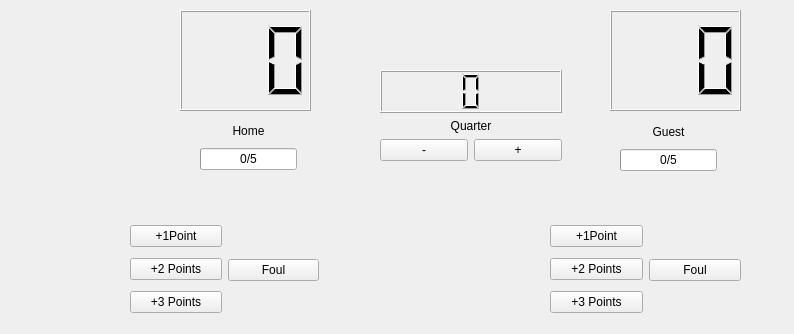
<?xml version="1.0" encoding="UTF-8"?>
<ui version="4.0">
 <class>MyForm</class>
 <widget class="QWidget" name="MyForm">
  <property name="geometry">
   <rect>
    <x>0</x>
    <y>0</y>
    <width>794</width>
    <height>334</height>
   </rect>
  </property>
  <property name="cursor">
   <cursorShape>ArrowCursor</cursorShape>
  </property>
  <property name="windowTitle">
   <string>BasketScore</string>
  </property>
  <widget class="CustomLCD" name="lcdNumber">
   <property name="geometry">
    <rect>
     <x>180</x>
     <y>10</y>
     <width>131</width>
     <height>101</height>
    </rect>
   </property>
   <property name="digitCount">
    <number>3</number>
   </property>
  </widget>
  <widget class="CustomLCD" name="lcdNumber_2">
   <property name="geometry">
    <rect>
     <x>610</x>
     <y>10</y>
     <width>131</width>
     <height>101</height>
    </rect>
   </property>
   <property name="digitCount">
    <number>3</number>
   </property>
  </widget>
  <widget class="QWidget" name="layoutWidget">
   <property name="geometry">
    <rect>
     <x>550</x>
     <y>220</y>
     <width>191</width>
     <height>101</height>
    </rect>
   </property>
   <layout class="QHBoxLayout" name="horizontalLayout">
    <item>
     <layout class="QVBoxLayout" name="verticalLayout_4">
      <item>
       <widget class="QPushButton" name="pushButton_4">
        <property name="text">
         <string>+1Point</string>
        </property>
       </widget>
      </item>
      <item>
       <widget class="QPushButton" name="pushButton_5">
        <property name="text">
         <string>+2 Points</string>
        </property>
       </widget>
      </item>
      <item>
       <widget class="QPushButton" name="pushButton_6">
        <property name="text">
         <string>+3 Points</string>
        </property>
       </widget>
      </item>
     </layout>
    </item>
    <item>
     <layout class="QVBoxLayout" name="verticalLayout_6">
      <item>
       <widget class="QPushButton" name="pushButton_10">
        <property name="text">
         <string>Foul</string>
        </property>
       </widget>
      </item>
     </layout>
    </item>
   </layout>
  </widget>
  <widget class="QWidget" name="layoutWidget">
   <property name="geometry">
    <rect>
     <x>130</x>
     <y>220</y>
     <width>189</width>
     <height>101</height>
    </rect>
   </property>
   <layout class="QHBoxLayout" name="horizontalLayout_2">
    <item>
     <layout class="QVBoxLayout" name="verticalLayout_3">
      <item>
       <widget class="QPushButton" name="pushButton">
        <property name="text">
         <string>+1Point</string>
        </property>
       </widget>
      </item>
      <item>
       <widget class="QPushButton" name="pushButton_2">
        <property name="text">
         <string>+2 Points</string>
        </property>
       </widget>
      </item>
      <item>
       <widget class="QPushButton" name="pushButton_3">
        <property name="text">
         <string>+3 Points</string>
        </property>
       </widget>
      </item>
     </layout>
    </item>
    <item>
     <layout class="QVBoxLayout" name="verticalLayout_5">
      <item>
       <widget class="QPushButton" name="pushButton_8">
        <property name="text">
         <string>Foul</string>
        </property>
       </widget>
      </item>
     </layout>
    </item>
   </layout>
  </widget>
  <widget class="QWidget" name="layoutWidget">
   <property name="geometry">
    <rect>
     <x>200</x>
     <y>120</y>
     <width>97</width>
     <height>50</height>
    </rect>
   </property>
   <layout class="QVBoxLayout" name="verticalLayout_2">
    <item>
     <widget class="QLabel" name="label">
      <property name="text">
       <string>Home</string>
      </property>
      <property name="alignment">
       <set>Qt::AlignCenter</set>
      </property>
     </widget>
    </item>
    <item>
     <widget class="CustomProgress" name="progressBar">
      <property name="maximum">
       <number>5</number>
      </property>
      <property name="value">
       <number>0</number>
      </property>
      <property name="format">
       <string>%p/5</string>
      </property>
     </widget>
    </item>
   </layout>
  </widget>
  <widget class="QWidget" name="layoutWidget">
   <property name="geometry">
    <rect>
     <x>620</x>
     <y>121</y>
     <width>97</width>
     <height>50</height>
    </rect>
   </property>
   <layout class="QVBoxLayout" name="verticalLayout_7">
    <item>
     <widget class="QLabel" name="label_2">
      <property name="layoutDirection">
       <enum>Qt::LeftToRight</enum>
      </property>
      <property name="text">
       <string>Guest</string>
      </property>
      <property name="alignment">
       <set>Qt::AlignCenter</set>
      </property>
     </widget>
    </item>
    <item>
     <widget class="CustomProgress" name="progressBar_2">
      <property name="maximum">
       <number>5</number>
      </property>
      <property name="value">
       <number>0</number>
      </property>
      <property name="format">
       <string>%p/5</string>
      </property>
     </widget>
    </item>
   </layout>
  </widget>
  <widget class="QWidget" name="layoutWidget">
   <property name="geometry">
    <rect>
     <x>380</x>
     <y>70</y>
     <width>182</width>
     <height>91</height>
    </rect>
   </property>
   <layout class="QVBoxLayout" name="verticalLayout_8">
    <item>
     <widget class="CustomLCD" name="lcdNumber_3">
      <property name="digitCount">
       <number>1</number>
      </property>
     </widget>
    </item>
    <item>
     <layout class="QVBoxLayout" name="verticalLayout">
      <item>
       <widget class="QLabel" name="label_3">
        <property name="text">
         <string>Quarter</string>
        </property>
        <property name="alignment">
         <set>Qt::AlignCenter</set>
        </property>
       </widget>
      </item>
      <item>
       <layout class="QHBoxLayout" name="horizontalLayout_3">
        <item>
         <widget class="QPushButton" name="pushButton_9">
          <property name="text">
           <string>-</string>
          </property>
         </widget>
        </item>
        <item>
         <widget class="QPushButton" name="pushButton_7">
          <property name="text">
           <string>+</string>
          </property>
         </widget>
        </item>
       </layout>
      </item>
     </layout>
    </item>
   </layout>
  </widget>
  <zorder>layoutWidget</zorder>
  <zorder>layoutWidget</zorder>
  <zorder>lcdNumber</zorder>
  <zorder>lcdNumber_2</zorder>
  <zorder>layoutWidget</zorder>
  <zorder>layoutWidget</zorder>
  <zorder>layoutWidget</zorder>
 </widget>
 <customwidgets>
  <customwidget>
   <class>CustomLCD</class>
   <extends>QLCDNumber</extends>
   <header>CustomLCD.h</header>
   <slots>
    <slot>addOne()</slot>
    <slot>addTwo()</slot>
    <slot>addThree()</slot>
   </slots>
  </customwidget>
  <customwidget>
   <class>CustomProgress</class>
   <extends>QProgressBar</extends>
   <header>CustomProgress.h</header>
   <slots>
    <slot>addFoul()</slot>
    <slot>resetFoul()</slot>
   </slots>
  </customwidget>
 </customwidgets>
 <resources/>
 <connections>
  <connection>
   <sender>pushButton</sender>
   <signal>released()</signal>
   <receiver>lcdNumber</receiver>
   <slot>addOne()</slot>
   <hints>
    <hint type="sourcelabel">
     <x>179</x>
     <y>247</y>
    </hint>
    <hint type="destinationlabel">
     <x>218</x>
     <y>57</y>
    </hint>
   </hints>
  </connection>
  <connection>
   <sender>pushButton_2</sender>
   <signal>released()</signal>
   <receiver>lcdNumber</receiver>
   <slot>addTwo()</slot>
   <hints>
    <hint type="sourcelabel">
     <x>156</x>
     <y>283</y>
    </hint>
    <hint type="destinationlabel">
     <x>181</x>
     <y>81</y>
    </hint>
   </hints>
  </connection>
  <connection>
   <sender>pushButton_3</sender>
   <signal>released()</signal>
   <receiver>lcdNumber</receiver>
   <slot>addThree()</slot>
   <hints>
    <hint type="sourcelabel">
     <x>180</x>
     <y>317</y>
    </hint>
    <hint type="destinationlabel">
     <x>191</x>
     <y>38</y>
    </hint>
   </hints>
  </connection>
  <connection>
   <sender>pushButton_4</sender>
   <signal>released()</signal>
   <receiver>lcdNumber_2</receiver>
   <slot>addOne()</slot>
   <hints>
    <hint type="sourcelabel">
     <x>629</x>
     <y>248</y>
    </hint>
    <hint type="destinationlabel">
     <x>678</x>
     <y>64</y>
    </hint>
   </hints>
  </connection>
  <connection>
   <sender>pushButton_5</sender>
   <signal>released()</signal>
   <receiver>lcdNumber_2</receiver>
   <slot>addTwo()</slot>
   <hints>
    <hint type="sourcelabel">
     <x>612</x>
     <y>283</y>
    </hint>
    <hint type="destinationlabel">
     <x>645</x>
     <y>50</y>
    </hint>
   </hints>
  </connection>
  <connection>
   <sender>pushButton_6</sender>
   <signal>released()</signal>
   <receiver>lcdNumber_2</receiver>
   <slot>addThree()</slot>
   <hints>
    <hint type="sourcelabel">
     <x>589</x>
     <y>317</y>
    </hint>
    <hint type="destinationlabel">
     <x>630</x>
     <y>86</y>
    </hint>
   </hints>
  </connection>
  <connection>
   <sender>pushButton_8</sender>
   <signal>pressed()</signal>
   <receiver>progressBar</receiver>
   <slot>addFoul()</slot>
   <hints>
    <hint type="sourcelabel">
     <x>262</x>
     <y>267</y>
    </hint>
    <hint type="destinationlabel">
     <x>248</x>
     <y>152</y>
    </hint>
   </hints>
  </connection>
  <connection>
   <sender>pushButton_10</sender>
   <signal>released()</signal>
   <receiver>progressBar_2</receiver>
   <slot>addFoul()</slot>
   <hints>
    <hint type="sourcelabel">
     <x>724</x>
     <y>275</y>
    </hint>
    <hint type="destinationlabel">
     <x>696</x>
     <y>155</y>
    </hint>
   </hints>
  </connection>
  <connection>
   <sender>pushButton_7</sender>
   <signal>released()</signal>
   <receiver>progressBar_2</receiver>
   <slot>resetFoul()</slot>
   <hints>
    <hint type="sourcelabel">
     <x>513</x>
     <y>143</y>
    </hint>
    <hint type="destinationlabel">
     <x>634</x>
     <y>158</y>
    </hint>
   </hints>
  </connection>
  <connection>
   <sender>pushButton_9</sender>
   <signal>released()</signal>
   <receiver>progressBar</receiver>
   <slot>resetFoul()</slot>
   <hints>
    <hint type="sourcelabel">
     <x>405</x>
     <y>142</y>
    </hint>
    <hint type="destinationlabel">
     <x>282</x>
     <y>161</y>
    </hint>
   </hints>
  </connection>
  <connection>
   <sender>pushButton_7</sender>
   <signal>released()</signal>
   <receiver>lcdNumber_3</receiver>
   <slot>addOne()</slot>
   <hints>
    <hint type="sourcelabel">
     <x>493</x>
     <y>145</y>
    </hint>
    <hint type="destinationlabel">
     <x>475</x>
     <y>80</y>
    </hint>
   </hints>
  </connection>
 </connections>
</ui>
